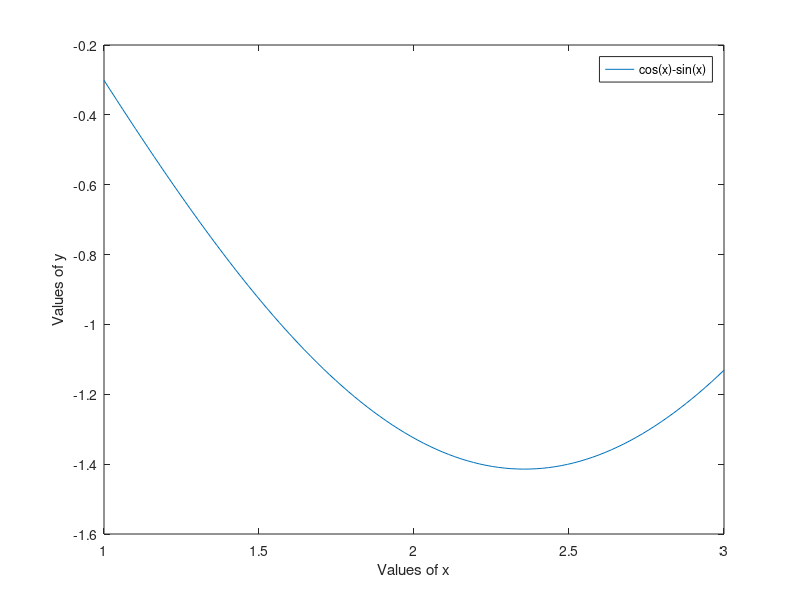

Here is the MATLAB script that generated this plot:
clear all;
format long;
f = @(x) cos(x) - sin(x);
xplot = linspace(1,3,100);
a =  1;
b = 3;
m = (a + b)/2;

for i= 1: 25 
    f11= (f(a)- f(m))*(b-m)^2;
    f12 = (f(b)- f(m))*(m-a)^2;
    f21 = (f(a)- f(m))*(b-m);
    f22= (f(b)- f(m))*(m-a);
    xm = m + (f11- f12)/(2*(f21-f22));

    if(abs(xm-m)<10^(-7))
        break
    end
    if( f(xm) < f(m))
        b = m;  
        m= xm;
        
    else
        a= xm;
    end
   
    
end
plot(xplot, f(xplot), '-')
xlabel('Values of x');
ylabel('Values of y');
legend('cos(x)-sin(x)');
xm
i
        


